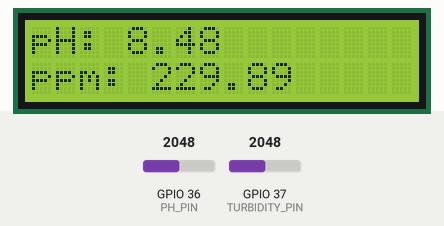
Bench run of a program on a simulated ESP32. On the bench: 16×2 character LCD. The test bench sets the inputs (shaded band); at power-on: GPIO 36 (PH_PIN) = 2048, GPIO 37 (TURBIDITY_PIN) = 2048. WiFi joins after 1.5 s; servers stay silent unless stated.

Above: at 7.4 s.
7.5 s: GPIO 36 (PH_PIN) set to 2866
At 8.8 s:
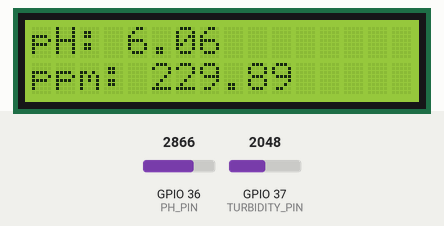
9.0 s: GPIO 37 (TURBIDITY_PIN) set to 2866
At 10.3 s:
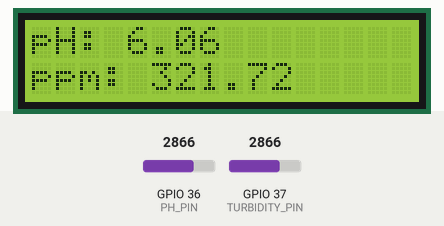
11.7 s: GPIO 36 (PH_PIN) set to 3603
At 13.1 s:
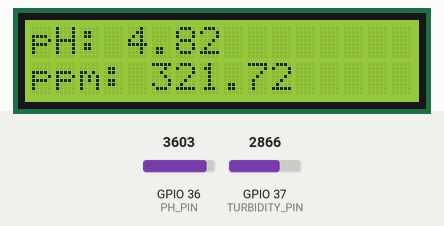
14.4 s: GPIO 37 (TURBIDITY_PIN) set to 3603
At 15.8 s:
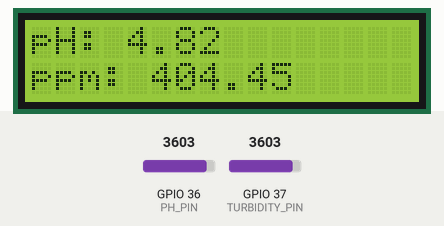
17.1 s: GPIO 36 (PH_PIN) set to 4095
At 18.6 s:
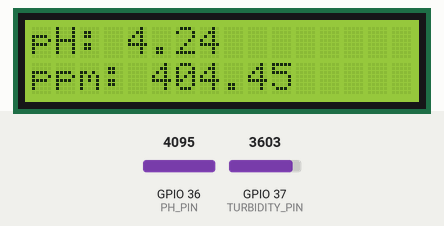
Timing chart, 0 to 20.1 s (numbered marks = the images above; inputs shaded):
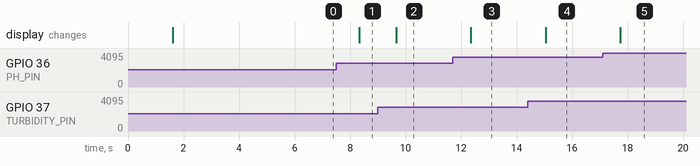

Measured:
- after the input at 7.5 s, the display: changes after 0.82 s (image 1)
- after the input at 9.0 s, the display: changes after 0.67 s (image 2)
- after the input at 11.7 s, the display: changes after 0.65 s (image 3)
- after the input at 14.4 s, the display: changes after 0.64 s (image 4)
- after the input at 17.1 s, the display: changes after 0.63 s (image 5)

The program:

main.cpp
```cpp
#include <Arduino.h>
#include <Wire.h>
#include <WiFi.h>
#include <WiFiClientSecure.h>

#include "ArduinoJson.h"
#include "UniversalTelegramBot.h"
#include "LiquidCrystal_I2C.h"
#include "Turbidity.h"
#include "Ph.h"

// Pengaturan pin sensor
#define PH_PIN 36
#define TURBIDITY_PIN 37

// Pengaturan token telegram
#define BOT_TOKEN "1279057851:AAEqZg-zyzETzE3GSD3Se07WB554-28gWp8"
// #define CHAT_ID "407689155"

// Pengaturan koneksi WiFi
const char *SSID = "vivo y50";
const char *PASSWORD = "ad2042cc";

// Pengaturan waktu tunggu
unsigned long prevTime = 0;

// Pengaturan class library yang dipakai
WiFiClientSecure client;
UniversalTelegramBot bot(BOT_TOKEN, client);
LiquidCrystal_I2C lcd(0x27, 16, 2);
Ph pH(PH_PIN);
Turbidity turbidity(TURBIDITY_PIN);

void handleNewMessages(int);

/*
 * Mengatur segala perintah yang diterima dari telegram
 * @params: message -> pesan masukan dari telegram
 */
void handleNewMessages(int message)
{
  for (int i = 0; i < message; i++)
  {
    String chat_id = String(bot.messages[i].chat_id);
    // if (chat_id != CHAT_ID)
    // {
    //   bot.sendMessage(chat_id, "Unauthorized user", "");
    //   continue;
    // }

    String text = bot.messages[i].text;
    String from_name = bot.messages[i].from_name;

    // Menjalankan perintah dibawah jika menerima pesan "/start" dari telegram
    if (text == "/start")
    {
      String welcome = "Selamat datang, " + from_name + ".\n";
      welcome += "Gunakan perintah perintah dibawah.\n\n";
      welcome += "/baca untuk membaca nilai sensor \n";
      bot.sendMessage(chat_id, welcome, "");
    }

    // Menjalankan perintah dibawah jika menerima pesan "/baca" dari telegram
    if (text == "/baca")
    {
      String message = "pH: " + String(pH.getValue()) + "\n";
      message += "ppm: " + String(turbidity.getValue()) + "\n";
      bot.sendMessage(chat_id, message, "");
    }
  }
}

/*
 * Fungsi awal sebagai konfigurasi ESP32
 */
void setup()
{
  lcd.init();
  lcd.backlight();
  WiFi.mode(WIFI_STA);
  WiFi.begin(SSID, PASSWORD);

  // ESP32 menunggu terkoneksi dengan WiFi
  while (WiFi.status() != WL_CONNECTED)
  {
    lcd.setCursor(0, 0);
    lcd.print("Connecting...");
  }
}

void loop()
{
  // Perintah dibawah akan dijalankan dengan rentang waktu 1000 ms (1 detik)
  if (millis() - prevTime > 1000)
  {
    // Menampilkan nilai sensor dalam LCD
    lcd.clear();
    lcd.setCursor(0, 0);
    lcd.print("pH: " + String(pH.getValue()));
    lcd.setCursor(0, 1);
    lcd.print("ppm: " + String(turbidity.getValue()));
    // lcd.print("ppm: " + String(analogRead(TURBIDITY_PIN) / 4096.0 * 3.3));

    // Menerima dan membaca pesan dari telegram
    int newMessage = bot.getUpdates(bot.last_message_received + 1);

    while (newMessage)
    {
      handleNewMessages(newMessage);
      newMessage = bot.getUpdates(bot.last_message_received + 1);
    }
    prevTime = millis();
  }
}
```

Ph.cpp
```cpp
#include <Ph.h>
#include <math.h>

// Public Method

Ph::Ph(int pin)
{
  this->pin = pin;
}

double Ph::getValue()
{
  calculatePh();
  return pH;
}

// Private Method

void Ph::read()
{
  rawVoltage = analogRead(pin);
  realVoltage = rawVoltage * ADC_EQ;
}

void Ph::itteration()
{
  double total = 0;
  read();
  for (int i = 0; i < ITTERATION; i++)
  {
    total = total + realVoltage;
    delayMicroseconds(DELAY_US);
  }
  totalItteration = total / ITTERATION;
}

void Ph::calculatePh()
{
  itteration();
  pH = 14 / totalItteration;
  if (pH < 0)
  {
    pH = 0;
  }
  else if (pH > 14)
  {
    pH = 14;
  }
}
```

Ph.h
```cpp
#ifndef PH_H
#define PH_H

#include <Arduino.h>

class Ph
{

private:
  const int ITTERATION = 100;
  const int DELAY_US = 100;
  const double ADC_EQ = 3.3 / 4096.0;

  int pin;
  double rawVoltage = 0.00;
  double realVoltage = 0.00;
  double totalItteration = 0.00;
  double pH = 0.00;

  void read();
  void itteration();
  void calculatePh();

public:
  Ph(int pin);
  void init();
  double getValue();
};

#endif
```

Turbidity.cpp
```cpp
#include <Turbidity.h>
#include <math.h>

// Public Method

Turbidity::Turbidity(int pin)
{
  this->pin = pin;
}

double Turbidity::getValue()
{
  adcToPpm();
  // return ppm;
  return totalItteration * 139.33;
}

// Private Method

void Turbidity::read()
{
  rawVoltage = analogRead(pin);
  realVoltage = abs(rawVoltage * ADC_EQ);
}

void Turbidity::itteration()
{
  double total = 0;
  read();
  for (int i = 0; i < ITTERATION; i++)
  {
    total = total + realVoltage;
    delayMicroseconds(DELAY_US);
  }
  totalItteration = total / ITTERATION;
}

void Turbidity::adcToPpm()
{
  itteration();
  ntu = (X * sq(totalItteration)) + (Y * totalItteration) - Z;
  ppm = ntu / NTU_2_PPM;
  if (ppm < 0)
  {
    ppm = 0;
  };
}
```

Turbidity.h
```cpp
#ifndef TURBIDITY_H
#define TURBIDITY_H

#include <Arduino.h>

class Turbidity
{

private:
  const int ITTERATION = 100;          // Itteration value
  const int DELAY_US = 100;            // Itteration delay times in us
  const double ADC_EQ = 3.3 / 4096.00; // Real voltage converter
  const double X = -1120.4;            // ADC to NTU variable
  const double Y = 5742.3;
  const double Z = 4352.9;
  const double NTU_2_PPM = 3.0; // Convert NTU to PPM with this variable

  int pin;
  double rawVoltage = 0.00;
  double realVoltage = 0.00;
  double ntu = 0.00;
  double ppm = 0.00;
  double totalItteration = 0.00;

  void read();
  void itteration();
  void adcToPpm();

public:
  Turbidity(int pin);
  void init();
  double getValue();
};

#endif
```
